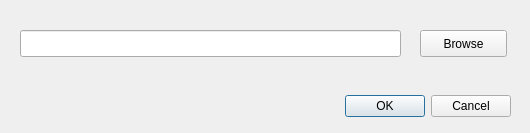
<?xml version="1.0" encoding="UTF-8"?>
<ui version="4.0">
 <class>BrowseDialog</class>
 <widget class="QDialog" name="BrowseDialog">
  <property name="geometry">
   <rect>
    <x>0</x>
    <y>0</y>
    <width>530</width>
    <height>133</height>
   </rect>
  </property>
  <property name="windowTitle">
   <string>Dialog</string>
  </property>
  <widget class="QDialogButtonBox" name="buttonBox">
   <property name="geometry">
    <rect>
     <x>170</x>
     <y>90</y>
     <width>341</width>
     <height>32</height>
    </rect>
   </property>
   <property name="orientation">
    <enum>Qt::Horizontal</enum>
   </property>
   <property name="standardButtons">
    <set>QDialogButtonBox::Cancel|QDialogButtonBox::Ok</set>
   </property>
  </widget>
  <widget class="QPushButton" name="browseButton">
   <property name="geometry">
    <rect>
     <x>420</x>
     <y>30</y>
     <width>87</width>
     <height>27</height>
    </rect>
   </property>
   <property name="text">
    <string>Browse</string>
   </property>
  </widget>
  <widget class="QLineEdit" name="urlEdit">
   <property name="geometry">
    <rect>
     <x>20</x>
     <y>30</y>
     <width>381</width>
     <height>27</height>
    </rect>
   </property>
  </widget>
 </widget>
 <resources/>
 <connections>
  <connection>
   <sender>buttonBox</sender>
   <signal>accepted()</signal>
   <receiver>BrowseDialog</receiver>
   <slot>accept()</slot>
   <hints>
    <hint type="sourcelabel">
     <x>248</x>
     <y>254</y>
    </hint>
    <hint type="destinationlabel">
     <x>157</x>
     <y>274</y>
    </hint>
   </hints>
  </connection>
  <connection>
   <sender>buttonBox</sender>
   <signal>rejected()</signal>
   <receiver>BrowseDialog</receiver>
   <slot>reject()</slot>
   <hints>
    <hint type="sourcelabel">
     <x>316</x>
     <y>260</y>
    </hint>
    <hint type="destinationlabel">
     <x>286</x>
     <y>274</y>
    </hint>
   </hints>
  </connection>
 </connections>
</ui>
